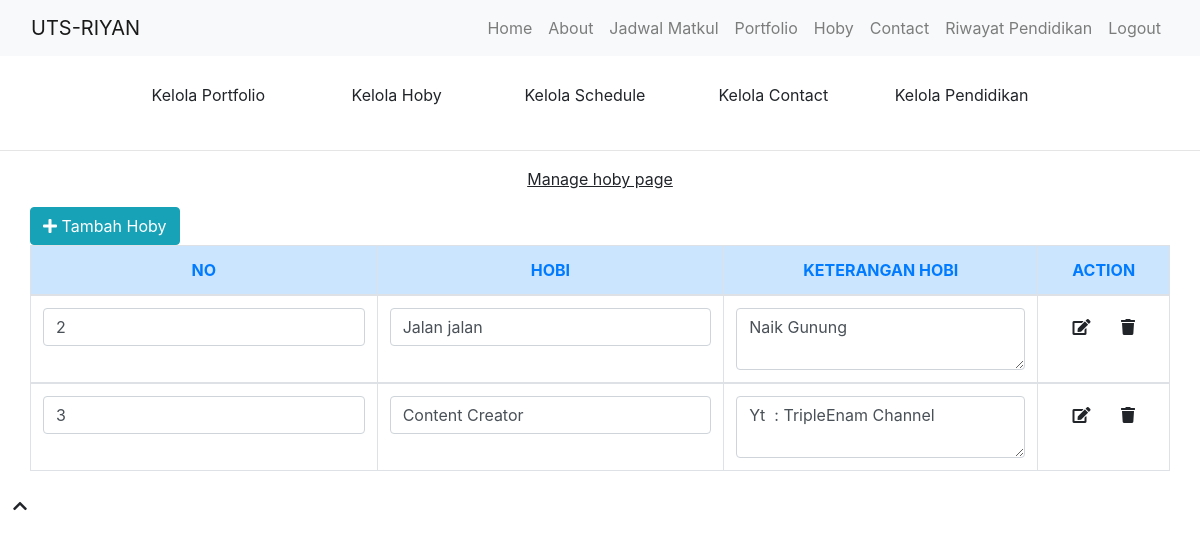
The app's page /manage-hoby.php (signed in) with its own data.
### tables this page shows
CREATE TABLE `website` (
  `id` int(11) NOT NULL,
  `name` varchar(255) NOT NULL,
  `keyword` text NOT NULL,
  `description` text NOT NULL,
  `author` text NOT NULL,
  `contact` text NOT NULL
);

CREATE TABLE `hoby` (
  `id` int(11) NOT NULL,
  `hoby_name` text NOT NULL,
  `detail_hoby` longtext NOT NULL
);

### mainconfig.php (called while the page is built, shortened)
<?php
require("database.php");
$check_web = mysqli_query($db, "SELECT * FROM website");
$data_web = mysqli_fetch_assoc($check_web);
$cfg_webname = $data_web['name'];
$cfg_baseurl = "https://uts-riyan.my.id/";

### manage-hoby.php (the view, shortened to what this page needs)
<?php
require("mainconfig.php");
if (isset($_SESSION['user'])) {
    $sess_email = $_SESSION['user']['email'];
    $check_user = mysqli_query($db, "SELECT * FROM users WHERE email = '$sess_email'");
    if (mysqli_num_rows($check_user) == 0) {
        header("Location: ".$cfg_baseurl."logout.php");
    } else {
?>
<!DOCTYPE html>
<html lang="en">
    <head>
        <link href="https://stackpath.bootstrapcdn.com/bootstrap/4.4.1/css/bootstrap.min.css" rel="stylesheet">
        <link href="https://cdnjs.cloudflare.com/ajax/libs/font-awesome/5.10.0/css/all.min.css" rel="stylesheet">
        <link href="<?php echo $cfg_baseurl; ?>lib/animate/animate.min.css" rel="stylesheet">
        <link href="<?php echo $cfg_baseurl; ?>lib/owlcarousel/assets/owl.carousel.min.css" rel="stylesheet">
        <link href="<?php echo $cfg_baseurl; ?>lib/lightbox/css/lightbox.min.css" rel="stylesheet">
        <link href="<?php echo $cfg_baseurl; ?>css/style.css" rel="stylesheet">
    </head>
    <body data-spy="scroll" data-target=".navbar" data-offset="51">
        <div class="navbar navbar-expand-lg bg-light navbar-light">
            <div class="container-fluid">
                <a href="<?php echo $cfg_baseurl; ?>" class="navbar-brand"><?php echo $cfg_webname; ?></a>
                <div class="collapse navbar-collapse justify-content-between" id="navbarCollapse">
                    <div class="navbar-nav ml-auto">
                        <a href="<?php echo $cfg_baseurl; ?>admin-page.php" class="nav-item nav-link">Home</a>
                        <a href="<?php echo $cfg_baseurl; ?>" class="nav-item nav-link">About</a>
                        <a href="<?php echo $cfg_baseurl; ?>jadwal.php" class="nav-item nav-link">Jadwal Matkul</a>
                        <a href="<?php echo $cfg_baseurl; ?>" class="nav-item nav-link">Portfolio</a>
                        <a href="<?php echo $cfg_baseurl; ?>hoby.php" class="nav-item nav-link">Hoby</a>
                        <a href="<?php echo $cfg_baseurl; ?>kontak.php" class="nav-item nav-link">Contact</a>
                        <a href="<?php echo $cfg_baseurl; ?>history-education.php" class="nav-item nav-link">Riwayat Pendidikan</a>
                        <?php
                        if (isset($_SESSION[ 'user'])) {
                        ?>
                        <a href="<?php echo $cfg_baseurl; ?>logout.php" class="nav-item nav-link">Logout</a>
                        <?php
                        }else{
                        ?>
                        <a href="<?php echo $cfg_baseurl; ?>login.php" class="nav-item nav-link">Login</a>
                        <?php } ?>
                    </div>
                </div>
            </div>
        </div>
        <div class="hero" id="home">
            <div class="container-fluid">
                <div class="row align-items-center">
                    <div class="col-sm-12 col-md-12">
                        <div class="hero-content">
                            <div class="row card-body col-lg-12">
                                <a class="col-lg-1"></a>
                                <a class="btn col-lg-2" href="<?php echo $cfg_baseurl; ?>manage-portfolio.php">Kelola Portfolio</a>
                                <a class="btn col-lg-2" href="<?php echo $cfg_baseurl; ?>manage-hoby.php">Kelola Hoby</a>
                                <a class="btn col-lg-2" href="<?php echo $cfg_baseurl; ?>manage-schedule.php">Kelola Schedule</a>
                                <a class="btn col-lg-2" href="<?php echo $cfg_baseurl; ?>manage-contact.php">Kelola Contact</a>
                                <a class="btn col-lg-2" href="<?php echo $cfg_baseurl; ?>manage-pendidikan.php">Kelola Pendidikan</a>
                                <a class="col-lg-1"></a>
                            </div>
                        </div>
                    </div>
                </div>
            </div>
        <hr>
        <div class="hero" id="home">
            <div class="container-fluid">
                <div class="row align-items-center">
                    <div class="col-lg-12">
                        <div class="hero-text">
                            <p class="text-center"><u>Manage hoby page</u></p>
                                    <div class="col-lg-12">
                                        <button data-toggle="modal" data-target="#myModal" class="btn btn-info"><i class="fa fa-plus"></i> Tambah Hoby</button>
                                    </div>
                            <div class="table-responsive col-lg-12">
                                <table class="table table-bordered table-hover">
                                    <thead>
                                        <tr class="text-uppercase text-center alert alert-primary text-primary">
                                            <th>No</th>
                                            <th>Hobi</th>
                                            <th>Keterangan Hobi</th>
                                            <th>Action</th>
                                        </tr>
                                    </thead>
                                    <tbody>
                                        <?php
                                        $query_hoby = mysqli_query($db, "SELECT * FROM hoby ORDER BY id ASC");
                                        while ($data_hoby = mysqli_fetch_assoc($query_hoby)) {
                                            ?>
                                            <tr class="text-uppercase">
                                                    <form action="<?php echo $_SERVER['PHP_SELF']; ?>?id=<?php echo $data_hoby['id']; ?>" class="form-inline" role="form" method="POST">
                                                        <td><input type="number" class="form-control" name="id" value="<?php echo $data_hoby['id']; ?>"></td>
                                                        <td><input type="text" class="form-control" name="hoby_name" value="<?php echo $data_hoby['hoby_name']; ?>"></td>
                                                        <td><textarea class="form-control" name="detail_hoby"><?php echo $data_hoby['detail_hoby']; ?></textarea></td>
                                                        <td class="text-center">
                                                            <button type="submit" name="edit" class="btn"><i class="fa fa-edit" title="Ubah"></i></button>
                                                            <button type="submit" name="delete" class="btn"><i class="fa fa-trash" title="Hapus"></i></button>
                                                        </td>
                                                        </form>
                                                    </tr>
                                        </tbody>
                                    <?php } ?>
                                </table>
                            </div>
                        </div>
                    </div>
                </div>
            </div>
        </div>
        <a href="#" class="btn back-to-top"><i class="fa fa-chevron-up"></i></a>
    </body>
</html>
<?php
    }
} else {
    header("Location: ".$cfg_baseurl);
}
?>

### records on screen
website: name "UTS-RIYAN"
hoby: id "2", hoby_name "Jalan jalan", detail_hoby "Naik Gunung"
hoby: id "3", hoby_name "Content Creator", detail_hoby "Yt : TripleEnam Channel"
